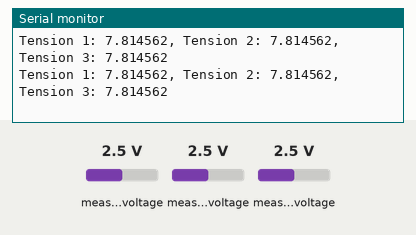
Recording of a program running on a simulated ESP32. Shown: the last lines printed to the serial monitor. Inputs (shaded band) come from the test bench; at power-on: measured voltage 2.5 V.

Above: at 1.2 s.
1.3 s: measured voltage (sensor 201) set to 0.1 V
At 1.8 s:
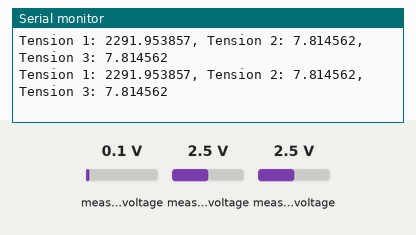
2.8 s: measured voltage (sensor 202) set to 0.1 V
At 3.3 s:
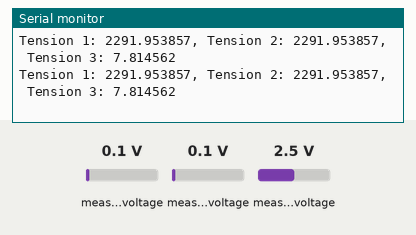
4.3 s: measured voltage (sensor 201) set to 1.2 V
At 5.3 s:
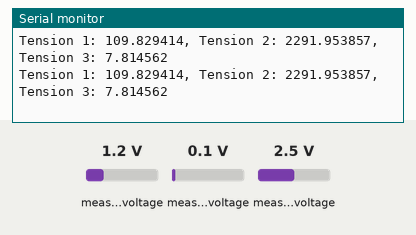
7.3 s: measured voltage (sensor 203) set to 0.1 V
At 7.8 s:
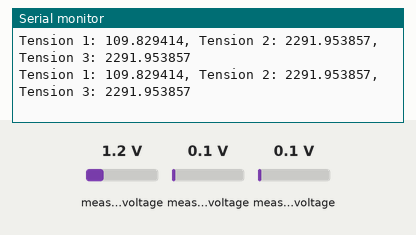
8.8 s: measured voltage (sensor 202) set to 1.2 V
At 9.4 s:
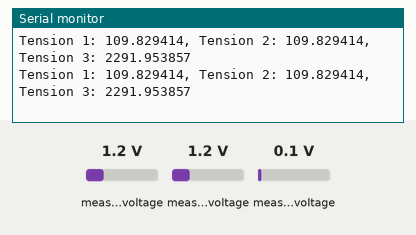
10.3 s: measured voltage (sensor 203) set to 1.2 V
At 10.8 s:
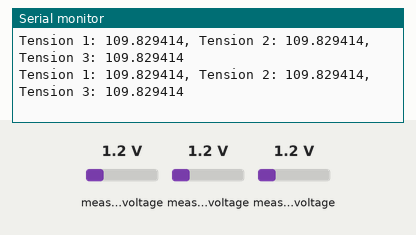
Timing chart, 0 to 12.8 s (numbered marks = the images above; inputs shaded):
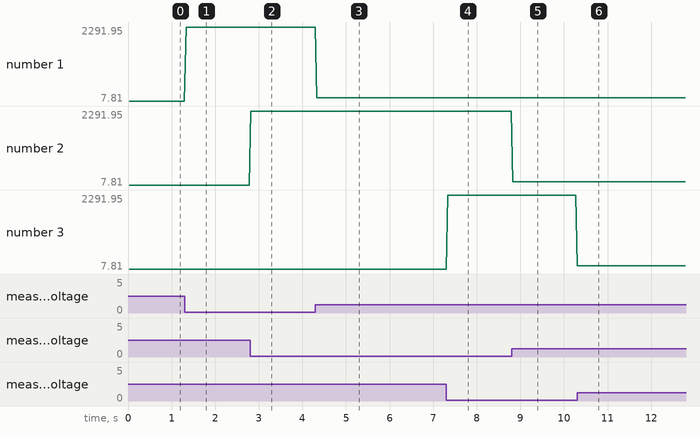

Measured:
- after the input at 1.3 s, the serial monitor: prints a new line at once (image 1)
- after the input at 2.8 s, the serial monitor: prints a new line at once (image 2)
- after the input at 4.3 s, the serial monitor: prints a new line at once (image 3)
- after the input at 7.3 s, the serial monitor: prints a new line at once (image 4)
- after the input at 8.8 s, the serial monitor: prints a new line at once (image 5)
- after the input at 10.3 s, the serial monitor: prints a new line at once (image 6)
- plotted number 1: 7.81 → 2291.95 after the input at 1.3 s, 2291.95 → 109.83 after the input at 4.3 s

The program:

main.cpp
```cpp
#include "Arduino.h"
#include "Electronics.h"
#include <Wire.h>
#include <Adafruit_ADS1X15.h>


DiviseurTension bridge1{43000, 3.3};
DiviseurTension bridge2{43000, 3.3};
DiviseurTension bridge3{43000, 3.3};
PressureSensor sensor1{3065365, 21539, 15};
PressureSensor sensor2{3065365, 21539, 15};
PressureSensor sensor3{3065365, 21539, 15};

Adafruit_ADS1115 ads;

void setup(){
    Serial.begin(115200);
    Wire.begin(21, 22);   // SDA, SCL
    ads.begin();
    ads.setGain(GAIN_ONE);   // ±4.096V
}
void loop(){
    int16_t adc1 = ads.readADC_SingleEnded(1);
    float mesure = (float)adc1/32768.*4.096;

    float R1 = bridge1.convertDeltaVtoR(mesure);
    float tension1 = sensor1.convertRtoRopeTension(R1);

    int16_t adc2 = ads.readADC_SingleEnded(2);
    float mesure2 = (float)adc2/32768.*4.096;

    float R2 = bridge2.convertDeltaVtoR(mesure2);
    float tension2 = sensor2.convertRtoRopeTension(R2);

    int16_t adc3 = ads.readADC_SingleEnded(3);
    float mesure3 = (float)adc3/32768.*4.096;

    float R3 = bridge3.convertDeltaVtoR(mesure3);
    float tension3 = sensor3.convertRtoRopeTension(R3);

    Serial.printf("Tension 1: %f, Tension 2: %f, Tension 3: %f\n", tension1, tension2, tension3);
    delay(10);
}
```

Electronics.h
```cpp
#ifndef ELECTRONICS_H_
#define ELECTRONICS_H_

class DiviseurTension{
    public:
        DiviseurTension()= delete;
        DiviseurTension(float p_R1, float p_VIN);
        float convertDeltaVtoR(float p_voltage);
    private:
        float m_R1, m_VIN;
};

class PressureSensor{
    public:
        PressureSensor()= delete;
        PressureSensor(float p_alpha1, float p_alpha2, float p_alpha3); // see for coeff
        float convertRtoRopeTension(float p_resistance);
    private:
        float m_alpha1, m_alpha2, m_alpha3;
};


#endif
```

Electronics.cpp
```cpp
#include "Electronics.h"

DiviseurTension::DiviseurTension(float p_R1, float p_VIN):
                                    m_R1{p_R1}, m_VIN{p_VIN}{}

float DiviseurTension::convertDeltaVtoR(float p_voltage){
    float num = m_R1 * p_voltage;
    float denum = m_VIN - p_voltage;
    return denum > 0 ? num/denum : 0;
}

PressureSensor::PressureSensor(float p_alpha1, float p_alpha2, float p_alpha3):
                                m_alpha1{p_alpha1}, m_alpha2{p_alpha3}, m_alpha3{p_alpha3}{}

float PressureSensor::convertRtoRopeTension(float p_resistance){
    return m_alpha1/(p_resistance-m_alpha2)- m_alpha3 > 0 ? m_alpha1/(p_resistance-m_alpha2)- m_alpha3 : 0;
}
```
